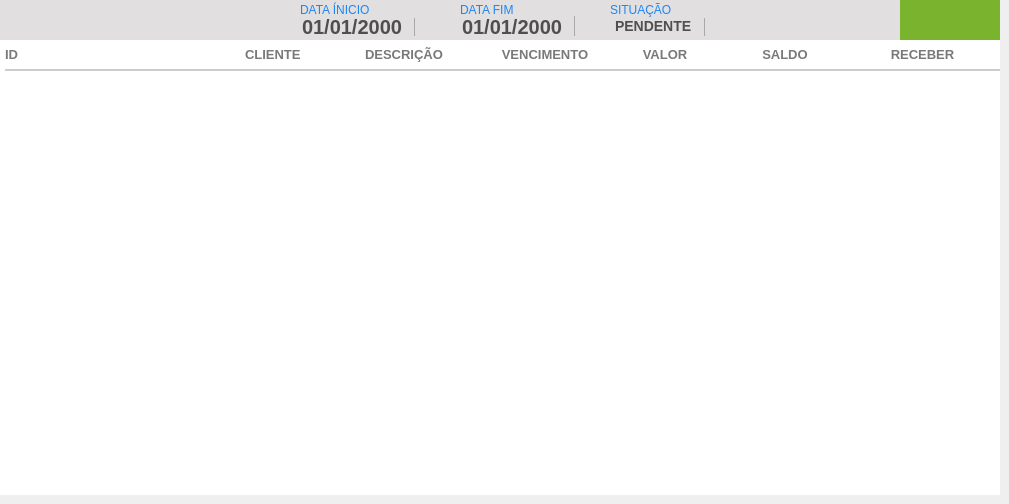
    <widget class="QWidget" name="tab_AReceber">
     <attribute name="icon">
      <iconset>
       <normaloff>../Images/icon/sql.png</normaloff>../Images/icon/sql.png</iconset>
     </attribute>
     <attribute name="title">
      <string>CONTAS A RECEBER</string>
     </attribute>
     <widget class="QFrame" name="fr_TopoMenuAReceber">
      <property name="geometry">
       <rect>
        <x>0</x>
        <y>0</y>
        <width>1000</width>
        <height>40</height>
       </rect>
      </property>
      <property name="styleSheet">
       <string notr="true">background:#E1DFE0;
border: none;</string>
      </property>
      <widget class="QPushButton" name="bt_BuscaAReceber">
       <property name="geometry">
        <rect>
         <x>820</x>
         <y>5</y>
         <width>30</width>
         <height>30</height>
        </rect>
       </property>
       <property name="font">
        <font>
         <family>Arial</family>
        </font>
       </property>
       <property name="cursor">
        <cursorShape>PointingHandCursor</cursorShape>
       </property>
       <property name="focusPolicy">
        <enum>Qt::NoFocus</enum>
       </property>
       <property name="contextMenuPolicy">
        <enum>Qt::NoContextMenu</enum>
       </property>
       <property name="toolTip">
        <string>BUSCAR</string>
       </property>
       <property name="styleSheet">
        <string notr="true"/>
       </property>
       <property name="text">
        <string/>
       </property>
      </widget>
      <widget class="QPushButton" name="bt_PrintAReceber">
       <property name="geometry">
        <rect>
         <x>860</x>
         <y>5</y>
         <width>30</width>
         <height>30</height>
        </rect>
       </property>
       <property name="font">
        <font>
         <family>Arial</family>
        </font>
       </property>
       <property name="cursor">
        <cursorShape>PointingHandCursor</cursorShape>
       </property>
       <property name="focusPolicy">
        <enum>Qt::NoFocus</enum>
       </property>
       <property name="contextMenuPolicy">
        <enum>Qt::NoContextMenu</enum>
       </property>
       <property name="toolTip">
        <string>IMPRIMIR</string>
       </property>
       <property name="text">
        <string/>
       </property>
      </widget>
      <widget class="QDateEdit" name="dt_InicioAReceber">
       <property name="geometry">
        <rect>
         <x>300</x>
         <y>16</y>
         <width>140</width>
         <height>20</height>
        </rect>
       </property>
       <property name="styleSheet">
        <string notr="true">QDateEdit {
background: #E1DFE0;
border: none;
font-family: &quot;Arial&quot;;
font-size: 20px;
font-weight: bold;
color: rgb(80,79,79)
}
 QDateEdit::drop-down {
     subcontrol-origin: padding;
     subcontrol-position: top right;
     width: 25px;
     border-left-width: 1px;
     border-left-color: darkgray;
     border-left-style: solid; /* just a single line */
     border-top-right-radius: 3px; /* same radius as the QComboBox */
     border-bottom-right-radius: 3px;
 }
QDateEdit::down-arrow {
     image: url(Images/down.png);
 }</string>
       </property>
       <property name="displayFormat">
        <string>dd/MM/yyyy</string>
       </property>
       <property name="calendarPopup">
        <bool>true</bool>
       </property>
      </widget>
      <widget class="QLabel" name="lb_FormVenda_25">
       <property name="geometry">
        <rect>
         <x>300</x>
         <y>2</y>
         <width>120</width>
         <height>16</height>
        </rect>
       </property>
       <property name="styleSheet">
        <string notr="true">QLabel{
font-size: 12px;
font-family: &quot;Arial Unicode MS&quot;;

color:#1E87F0;
border: none;
}</string>
       </property>
       <property name="text">
        <string>DATA ÍNICIO</string>
       </property>
      </widget>
      <widget class="QLabel" name="lb_FormVenda_26">
       <property name="geometry">
        <rect>
         <x>460</x>
         <y>2</y>
         <width>120</width>
         <height>16</height>
        </rect>
       </property>
       <property name="styleSheet">
        <string notr="true">QLabel{
font-size: 12px;
font-family: &quot;Arial Unicode MS&quot;;

color:#1E87F0;
border: none;
}</string>
       </property>
       <property name="text">
        <string>DATA FIM</string>
       </property>
      </widget>
      <widget class="QDateEdit" name="dt_FimAReceber">
       <property name="geometry">
        <rect>
         <x>460</x>
         <y>16</y>
         <width>140</width>
         <height>20</height>
        </rect>
       </property>
       <property name="styleSheet">
        <string notr="true">QDateEdit {
background: #E1DFE0;
border: none;
font-family: &quot;Arial&quot;;
font-size: 20px;
font-weight: bold;
color: rgb(80,79,79)
}
 QDateEdit::drop-down {
     subcontrol-origin: padding;
     subcontrol-position: top right;
     width: 25px;
     border-left-width: 1px;
     border-left-color: darkgray;
     border-left-style: solid; /* just a single line */
     border-top-right-radius: 3px; /* same radius as the QComboBox */
     border-bottom-right-radius: 3px;
 }
QDateEdit::down-arrow {
     image: url(Images/down.png);
 }</string>
       </property>
       <property name="displayFormat">
        <string>dd/MM/yyyy</string>
       </property>
       <property name="calendarPopup">
        <bool>true</bool>
       </property>
      </widget>
      <widget class="QComboBox" name="cb_situacaoAReceber">
       <property name="geometry">
        <rect>
         <x>610</x>
         <y>16</y>
         <width>120</width>
         <height>20</height>
        </rect>
       </property>
       <property name="styleSheet">
        <string notr="true">QComboBox{
background: #E1DFE0;
border: none;
font-family: &quot;Arial&quot;;
font-size: 14px;
font-weight: bold;
color: rgb(80,79,79)
}
 QComboBox::drop-down {
     subcontrol-origin: padding;
     subcontrol-position: top right;
     width: 25px;
     border-left-width: 1px;
     border-left-color: darkgray;
     border-left-style: solid; /* just a single line */
     border-top-right-radius: 3px; /* same radius as the QComboBox */
     border-bottom-right-radius: 3px;
 }
QComboBox::down-arrow {
     image: url(Images/down.png);
 }
</string>
       </property>
       <item>
        <property name="text">
         <string>PENDENTE</string>
        </property>
       </item>
       <item>
        <property name="text">
         <string>RECEBIDO</string>
        </property>
       </item>
      </widget>
      <widget class="QLabel" name="lb_FormVenda_29">
       <property name="geometry">
        <rect>
         <x>610</x>
         <y>2</y>
         <width>120</width>
         <height>16</height>
        </rect>
       </property>
       <property name="styleSheet">
        <string notr="true">QLabel{
font-size: 12px;
font-family: &quot;Arial Unicode MS&quot;;

color:#1E87F0;
border: none;
}</string>
       </property>
       <property name="text">
        <string>SITUAÇÃO</string>
       </property>
      </widget>
      <widget class="QPushButton" name="bt_AddContaAReceber">
       <property name="geometry">
        <rect>
         <x>900</x>
         <y>0</y>
         <width>100</width>
         <height>40</height>
        </rect>
       </property>
       <property name="cursor">
        <cursorShape>PointingHandCursor</cursorShape>
       </property>
       <property name="focusPolicy">
        <enum>Qt::NoFocus</enum>
       </property>
       <property name="contextMenuPolicy">
        <enum>Qt::ActionsContextMenu</enum>
       </property>
       <property name="styleSheet">
        <string notr="true">QPushButton {
background-color: #7AB32E;
 }
QPushButton:hover{
background-color: #40a286
}</string>
       </property>
       <property name="text">
        <string/>
       </property>
      </widget>
     </widget>
     <widget class="QTableWidget" name="tb_AReceber">
      <property name="geometry">
       <rect>
        <x>0</x>
        <y>40</y>
        <width>1000</width>
        <height>455</height>
       </rect>
      </property>
      <property name="cursor" stdset="0">
       <cursorShape>PointingHandCursor</cursorShape>
      </property>
      <property name="focusPolicy">
       <enum>Qt::WheelFocus</enum>
      </property>
      <property name="styleSheet">
       <string notr="true">QTableView{
color: #797979;
font-weight: bold;
font-size: 13px;
background: #FFF;
padding: 0 0 0 5px;
}
QHeaderView:section{
background: #FFF;
padding: 5px 0 ;
font-size: 13px;
font-family: &quot;Arial&quot;;
font-weight: bold;
color: #797979;
border: none;
border-bottom: 2px solid #CCC;
}
QTableView::item {
border-bottom: 2px solid #CCC;
padding: 2px;
}

</string>
      </property>
      <property name="frameShape">
       <enum>QFrame::NoFrame</enum>
      </property>
      <property name="frameShadow">
       <enum>QFrame::Plain</enum>
      </property>
      <property name="autoScrollMargin">
       <number>20</number>
      </property>
      <property name="editTriggers">
       <set>QAbstractItemView::NoEditTriggers</set>
      </property>
      <property name="tabKeyNavigation">
       <bool>false</bool>
      </property>
      <property name="showDropIndicator" stdset="0">
       <bool>false</bool>
      </property>
      <property name="dragDropOverwriteMode">
       <bool>false</bool>
      </property>
      <property name="selectionMode">
       <enum>QAbstractItemView::NoSelection</enum>
      </property>
      <property name="selectionBehavior">
       <enum>QAbstractItemView::SelectRows</enum>
      </property>
      <property name="textElideMode">
       <enum>Qt::ElideMiddle</enum>
      </property>
      <property name="showGrid">
       <bool>false</bool>
      </property>
      <property name="cornerButtonEnabled">
       <bool>false</bool>
      </property>
      <property name="rowCount">
       <number>0</number>
      </property>
      <attribute name="horizontalHeaderDefaultSectionSize">
       <number>120</number>
      </attribute>
      <attribute name="horizontalHeaderStretchLastSection">
       <bool>true</bool>
      </attribute>
      <attribute name="verticalHeaderVisible">
       <bool>false</bool>
      </attribute>
      <attribute name="verticalHeaderCascadingSectionResizes">
       <bool>true</bool>
      </attribute>
      <attribute name="verticalHeaderDefaultSectionSize">
       <number>50</number>
      </attribute>
      <column>
       <property name="text">
        <string>ID</string>
       </property>
       <property name="font">
        <font>
         <family>Segoe UI</family>
         <pointsize>10</pointsize>
         <weight>75</weight>
         <bold>true</bold>
        </font>
       </property>
       <property name="textAlignment">
        <set>AlignLeading|AlignVCenter</set>
       </property>
       <property name="background">
        <color alpha="0">
         <red>0</red>
         <green>0</green>
         <blue>0</blue>
        </color>
       </property>
       <property name="foreground">
        <brush brushstyle="SolidPattern">
         <color alpha="255">
          <red>80</red>
          <green>79</green>
          <blue>79</blue>
         </color>
        </brush>
       </property>
      </column>
      <column>
       <property name="text">
        <string/>
       </property>
      </column>
      <column>
       <property name="text">
        <string>CLIENTE</string>
       </property>
       <property name="font">
        <font>
         <family>Segoe UI</family>
         <pointsize>10</pointsize>
         <weight>75</weight>
         <bold>true</bold>
        </font>
       </property>
       <property name="textAlignment">
        <set>AlignLeading|AlignVCenter</set>
       </property>
       <property name="foreground">
        <brush brushstyle="SolidPattern">
         <color alpha="255">
          <red>80</red>
          <green>79</green>
          <blue>79</blue>
         </color>
        </brush>
       </property>
      </column>
      <column>
       <property name="text">
        <string>DESCRIÇÃO</string>
       </property>
       <property name="font">
        <font>
         <family>Segoe UI</family>
         <pointsize>10</pointsize>
         <weight>75</weight>
         <bold>true</bold>
        </font>
       </property>
       <property name="textAlignment">
        <set>AlignLeading|AlignVCenter</set>
       </property>
       <property name="foreground">
        <brush brushstyle="SolidPattern">
         <color alpha="255">
          <red>80</red>
          <green>79</green>
          <blue>79</blue>
         </color>
        </brush>
       </property>
      </column>
      <column>
       <property name="text">
        <string>VENCIMENTO</string>
       </property>
       <property name="font">
        <font>
         <family>Segoe UI</family>
         <pointsize>10</pointsize>
         <weight>75</weight>
         <bold>true</bold>
        </font>
       </property>
       <property name="textAlignment">
        <set>AlignCenter</set>
       </property>
       <property name="foreground">
        <brush brushstyle="SolidPattern">
         <color alpha="255">
          <red>80</red>
          <green>79</green>
          <blue>79</blue>
         </color>
        </brush>
       </property>
      </column>
      <column>
       <property name="text">
        <string>VALOR</string>
       </property>
       <property name="font">
        <font>
         <family>Segoe UI</family>
         <pointsize>10</pointsize>
         <weight>75</weight>
         <bold>true</bold>
        </font>
       </property>
       <property name="textAlignment">
        <set>AlignCenter</set>
       </property>
       <property name="foreground">
        <brush brushstyle="SolidPattern">
         <color alpha="255">
          <red>80</red>
          <green>79</green>
          <blue>79</blue>
         </color>
        </brush>
       </property>
      </column>
      <column>
       <property name="text">
        <string>SALDO</string>
       </property>
       <property name="font">
        <font>
         <family>Segoe UI</family>
         <pointsize>10</pointsize>
         <weight>75</weight>
         <bold>true</bold>
        </font>
       </property>
       <property name="textAlignment">
        <set>AlignCenter</set>
       </property>
       <property name="foreground">
        <brush brushstyle="SolidPattern">
         <color alpha="255">
          <red>80</red>
          <green>79</green>
          <blue>79</blue>
         </color>
        </brush>
       </property>
      </column>
      <column>
       <property name="text">
        <string>RECEBER</string>
       </property>
       <property name="font">
        <font>
         <family>Segoe UI</family>
         <pointsize>10</pointsize>
         <weight>75</weight>
         <bold>true</bold>
        </font>
       </property>
       <property name="textAlignment">
        <set>AlignCenter</set>
       </property>
       <property name="foreground">
        <brush brushstyle="SolidPattern">
         <color alpha="255">
          <red>80</red>
          <green>79</green>
          <blue>79</blue>
         </color>
        </brush>
       </property>
      </column>
     </widget>
    </widget>
